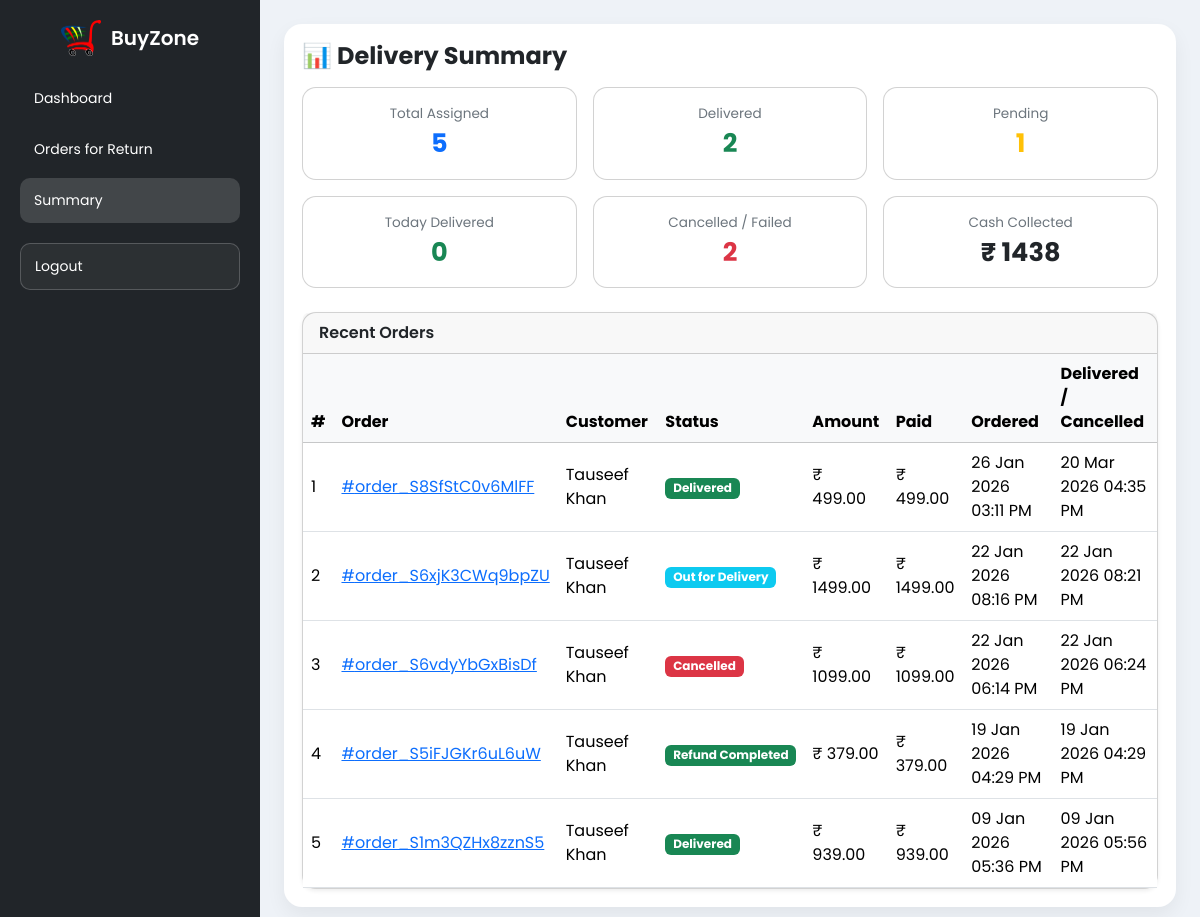
The page /delivery/stats/ (signed in) on the database as committed earlier.
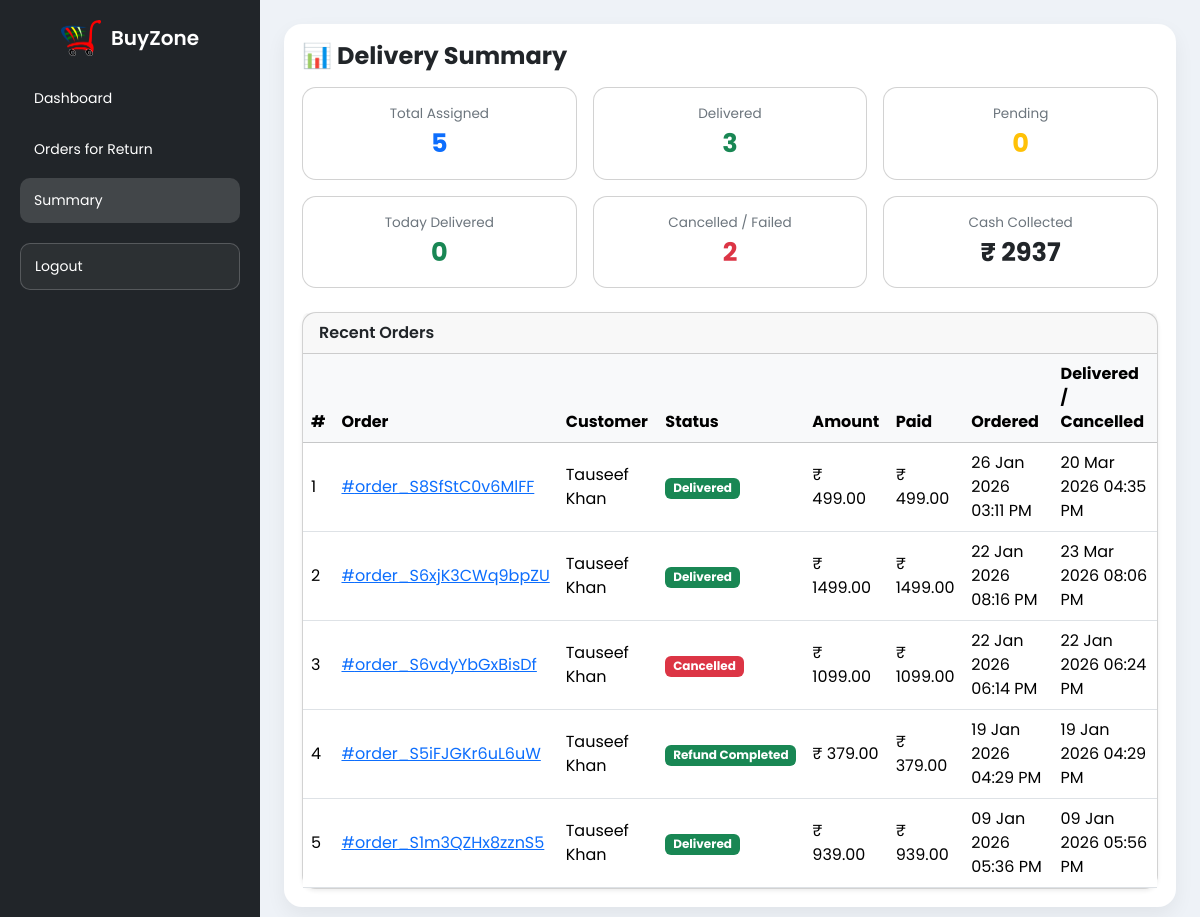
The same page on the database as committed later.
### buyzoneapp/models.py (models this page shows, shortened)
class Orders(models.Model):
    items_json = models.JSONField()
    name = models.CharField(max_length=90)
    email = models.EmailField()
    amount = models.DecimalField(max_digits=10, decimal_places=2)
    address1 = models.CharField(max_length=255)
    address2 = models.CharField(max_length=255, blank=True)
    city = models.CharField(max_length=100)
    state = models.CharField(max_length=100)
    zip_code = models.CharField(max_length=10)
    phone = models.CharField(max_length=15)
    oid = models.CharField(max_length=100, blank=True, null=True)
    paymentstatus = models.CharField(max_length=30, default="Pending")
    amountpaid = models.DecimalField(max_digits=10, decimal_places=2, default=0)
    BookDate = models.DateTimeField(default=timezone.now)
    payment_id = models.CharField(max_length=255, null=True, blank=True)  # razorpay_payment_id
    refund_id = models.CharField(max_length=255, null=True, blank=True)
    is_refunded = models.BooleanField(default=False)
    delivered_at = models.DateTimeField(null=True, blank=True)
    is_returned = models.BooleanField(default=False)
    assigned_to = models.ForeignKey(
        settings.AUTH_USER_MODEL,
        on_delete=models.SET_NULL,
        null=True,
        blank=True,
        related_name='delivery_orders'
    )
    class Meta:
        verbose_name = "Order"
        verbose_name_plural = "Orders"

class OrderUpdate(models.Model):
    order = models.ForeignKey(
        Orders,
        related_name="updates",
        on_delete=models.CASCADE
    )
    update_desc = models.TextField()
    delivered = models.BooleanField(default=False)
    update_date = models.DateTimeField(auto_now_add=True)
    class Meta:
        verbose_name = "Order Update"
        verbose_name_plural = "Order Updates"

### delivery/views.py (the view)
# urls.py: path("stats/", views.delivery_stats, name="delivery_stats"),
@login_required
@delivery_required
def delivery_stats(request):
    user = request.user
    today = localdate()
    total_assigned = Orders.objects.filter(
        assigned_to=user
    ).count()
    delivered_count = Orders.objects.filter(
        assigned_to=user,
        deliveryotp__verified=True
    ).count()
    pending_count = Orders.objects.filter(
        assigned_to=user
    ).exclude(
        paymentstatus="Cancelled"
    ).filter(
        Q(deliveryotp__verified=False) | Q(deliveryotp__isnull=True)
    ).distinct().count()
    today_delivered = Orders.objects.filter(
        assigned_to=user,
        deliveryotp__verified=True,
        deliveryotp__created_at__date=today
    ).count()
    cancelled_count = Orders.objects.filter(
        assigned_to=user,
        paymentstatus="Cancelled"
    ).count()
    cash_collected = Orders.objects.filter(
        assigned_to=user,
        deliveryotp__verified=True
    ).aggregate(total=Sum("amountpaid"))["total"] or 0
    recent_orders = Orders.objects.filter(
        assigned_to=user,
        paymentstatus__in=["Pending", "Paid", "Cancelled"]
    ).order_by("-id")[:10]
    context = {
        "total_assigned": total_assigned,
        "delivered_count": delivered_count,
        "pending_count": pending_count,
        "today_delivered": today_delivered,
        "cancelled_count": cancelled_count,
        "cash_collected": cash_collected,
        "recent_orders": recent_orders,
    }
    return render(request, "delivery/stats.html", context)

### delivery/views.py (called while the page is built)
def delivery_required(view_func):
    return user_passes_test(
        lambda user: user.is_authenticated and user.groups.filter(name='DeliveryBoy').exists()
    )(view_func)

### templates/delivery/stats.html (shortened to what this page needs)
{% extends "delivery/base.html" %}
{% block main %}
<div class="d-flex justify-content-between align-items-center mb-3">
  <h4 class="fw-bold mb-0">📊 Delivery Summary</h4>
</div>
<div class="row g-3">
  <div class="col-6 col-lg-4">
    <div class="card stat-card text-center">
      <div class="stat-title">Total Assigned</div>
      <div class="stat-value text-primary">{{ total_assigned }}</div>
    </div>
  </div>
  <div class="col-6 col-lg-4">
    <div class="card stat-card text-center">
      <div class="stat-title">Delivered</div>
      <div class="stat-value text-success">{{ delivered_count }}</div>
    </div>
  </div>
  <div class="col-6 col-lg-4">
    <div class="card stat-card text-center">
      <div class="stat-title">Pending</div>
      <div class="stat-value text-warning">{{ pending_count }}</div>
    </div>
  </div>
  <div class="col-6 col-lg-4">
    <div class="card stat-card text-center">
      <div class="stat-title">Today Delivered</div>
      <div class="stat-value text-success">{{ today_delivered }}</div>
    </div>
  </div>
  <div class="col-6 col-lg-4">
    <div class="card stat-card text-center">
      <div class="stat-title">Cancelled / Failed</div>
      <div class="stat-value text-danger">{{ cancelled_count }}</div>
    </div>
  </div>
  <div class="col-6 col-lg-4">
    <div class="card stat-card text-center">
      <div class="stat-title">Cash Collected</div>
      <div class="stat-value text-dark">₹ {{ cash_collected }}</div>
    </div>
  </div>
</div>
<div class="card shadow-sm mt-4">
  <div class="card-header fw-semibold">
    Recent Orders
  </div>
  <div class="table-responsive d-none d-lg-block">
    <table class="table align-middle mb-0">
      <thead class="table-light">
        <tr>
          <th>#</th>
          <th>Order</th>
          <th>Customer</th>
          <th>Status</th>
          <th>Amount</th>
          <th>Paid</th>
          <th>Ordered</th>
          <th>Delivered / Cancelled</th>
        </tr>
      </thead>
      <tbody>
        {% for order in recent_orders %}
        <tr>
          <td>{{ forloop.counter }}</td>
          <td>
            <a href="{% url 'orderDetails' order.oid %}">
              #{{ order.oid }}
            </a>
          </td>
          <td>{{ order.name }}</td>
          <td>
            {% with latest=order.updates.last %}
              {% if order.is_refunded %}
                <span class="badge bg-success">Refund Completed</span>
              {% elif order.paymentstatus == "Return Completed" %}
                <span class="badge bg-dark">Return Completed</span>
              {% elif latest and latest.delivered %}
                <span class="badge bg-success">Delivered</span>
              {% elif order.is_returned %}
                <span class="badge bg-secondary">Return Requested</span>
              {% elif order.paymentstatus == "Cancelled" %}
                <span class="badge bg-danger">Cancelled</span>
              {% elif order.assigned_to %}
                <span class="badge bg-info">Out for Delivery</span>
              {% elif order.paymentstatus == "Pending" %}
                <span class="badge bg-warning text-dark">Pending</span>
              {% endif %}
            {% endwith %}
          </td>
          <td>₹ {{ order.amount }}</td>
          <td>₹ {{ order.amountpaid }}</td>
          <td>{{ order.BookDate|date:"d M Y h:i A" }}</td>
          <td>
            {% if order.updates.last %}
              {{ order.updates.last.update_date|date:"d M Y h:i A" }}
            {% else %}
              N/A
            {% endif %}
          </td>
        </tr>
        {% empty %}
        <tr>
          <td colspan="8" class="text-center text-muted py-3">
            No recent orders
          </td>
        </tr>
        {% endfor %}
      </tbody>
    </table>
  </div>
</div>
{% endblock %}

Rows that differ between the two databases and show on the page:
changed Orders "order_S6xjK3CWq9bpZU": updates.last.update_date "22 Jan 2026 08:21 PM" → "23 Mar 2026 08:06 PM"; text "Out for Delivery" → "Delivered"
Other text that changed with them:
{{ delivered_count }}: "2" → "3"
{{ pending_count }}: "1" → "0"
{{ cash_collected }}: "1438" → "2937"
